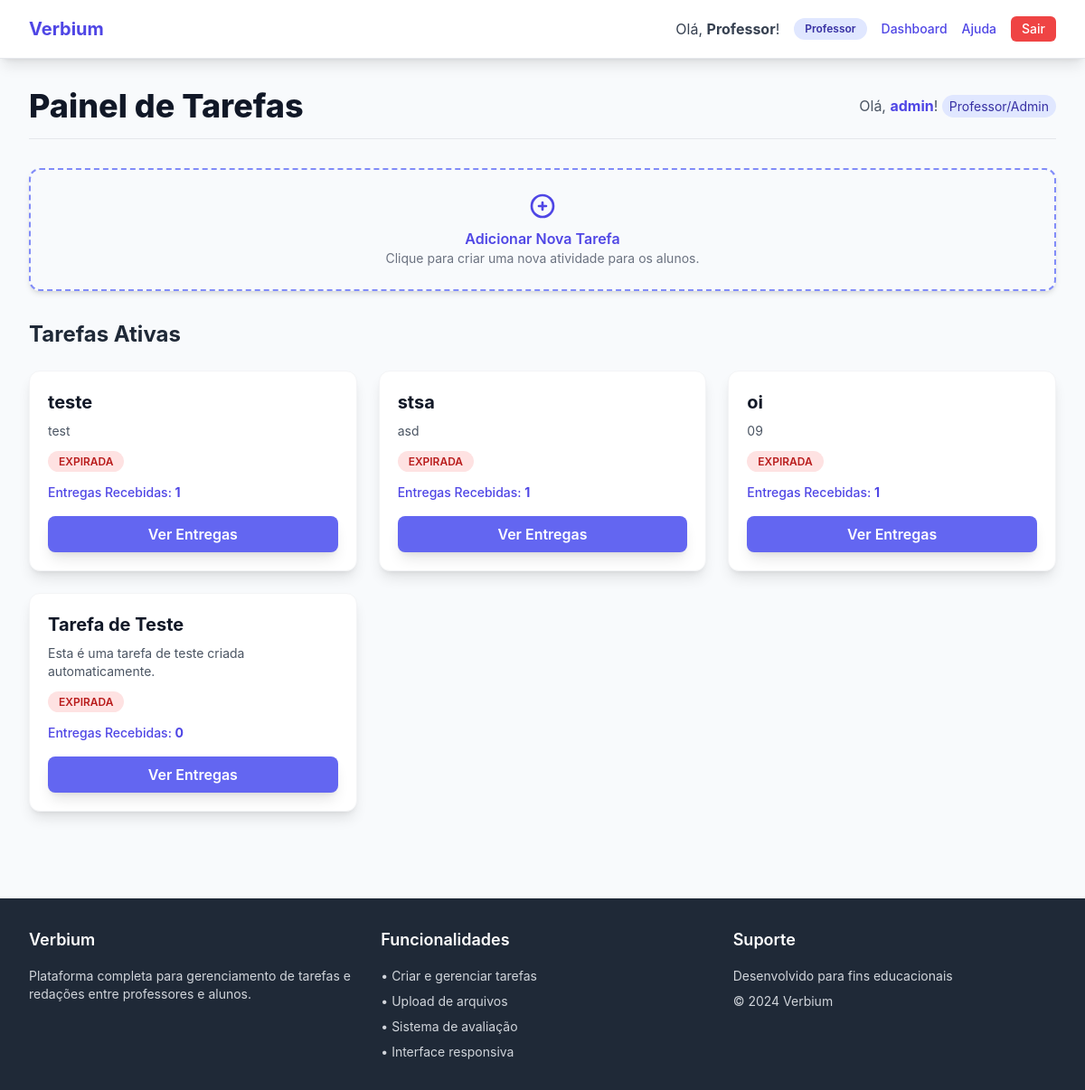
The app's page /tarefas/ (signed in) with its own data.
### tarefas/models.py (models this page shows, shortened)
class Tarefa(models.Model):
    professor = models.ForeignKey(User, on_delete=models.CASCADE,
                                  limit_choices_to={'is_superuser': True},
                                  related_name='tarefas_criadas',
                                  verbose_name='Professor')
    alunos_especificos = models.ManyToManyField(User,
                                                limit_choices_to={'is_superuser': False},
                                                related_name='tarefas_especificas',
                                                blank=True,
                                                verbose_name='Alunos Específicos')
    titulo = models.CharField(max_length=200, verbose_name='Título')
    descricao = models.TextField(verbose_name='Descrição')
    data_publicacao = models.DateTimeField(default=timezone.now, verbose_name='Publicado em')
    data_expiracao = models.DateTimeField(verbose_name='Data de Expiração')
    ativa = models.BooleanField(default=True, verbose_name='Ativa')
    class Meta:
        verbose_name = 'Tarefa'
        verbose_name_plural = 'Tarefas'
        ordering = ['data_expiracao']
    def is_expired(self, data_comparacao=None):
        if data_comparacao:
            return self.data_expiracao < data_comparacao
        return self.data_expiracao < timezone.now()

### tarefas/views.py (the view, shortened to what this page needs)
# urls.py: path('tarefas/', views.lista_tarefas, name='lista_tarefas'),
@login_required
def lista_tarefas(request):
    if request.user.is_superuser:
        tarefas_query = Tarefa.objects.filter(professor=request.user, ativa=True).order_by('data_expiracao')
    lista_de_tarefas = []
    for tarefa in tarefas_query:
        dados_tarefa = {
            'id': tarefa.id,
            'titulo': tarefa.titulo,
            'descricao': tarefa.descricao,
            'data_expiracao': tarefa.data_expiracao,
            'is_expired': tarefa.is_expired(),
        }
        if not request.user.is_superuser:
            entrega = Entrega.objects.filter(tarefa=tarefa, aluno=request.user).first()
            dados_tarefa['entregue'] = entrega is not None
            dados_tarefa['data_entrega_aluno'] = entrega.data_entrega if entrega else None
            dados_tarefa['nota'] = entrega.nota if entrega else None
            dados_tarefa['status'] = entrega.status if entrega else None
            dados_tarefa['num_entregas'] = 0 # Não relevante para o aluno
        else:
            num_entregas = tarefa.entregas.count()
            dados_tarefa['entregue'] = False # Professor não entrega
            dados_tarefa['num_entregas'] = num_entregas # Professor vê a contagem
        lista_de_tarefas.append(dados_tarefa)
    context = {
        'tarefas': lista_de_tarefas,
        'now': timezone.now(),
    }
    return render(request, 'tarefas/lista_tarefas.html', context)

### templates/tarefas/lista_tarefas.html (shortened to what this page needs)
{% extends 'base.html' %}
{% load static %}
{% block content %}
<div class="max-w-7xl mx-auto px-4 sm:px-6 lg:px-8 py-8">
    <header class="flex flex-col sm:flex-row justify-between items-start sm:items-center mb-8 border-b pb-4">
        <h1 class="text-4xl font-extrabold text-gray-900">
            Painel de Tarefas
        </h1>
        <p class="text-gray-600 mt-2 sm:mt-0">
            Olá, <span class="font-bold text-indigo-600">{{ user.username }}</span>!
            {% if user.is_superuser %}
                <span class="text-sm px-2 py-1 bg-indigo-100 text-indigo-800 rounded-full">Professor/Admin</span>
            {% else %}
                <span class="text-sm px-2 py-1 bg-green-100 text-green-800 rounded-full">Aluno</span>
            {% endif %}
        </p>
    </header>
    {% if user.is_superuser %}
    <div class="mb-8">
        <a href="{% url 'tarefas:criar_tarefa' %}" class="block p-6 border-2 border-dashed border-indigo-400 rounded-xl text-center hover:bg-indigo-50 transition duration-300 shadow-md">
            <svg class="w-8 h-8 mx-auto text-indigo-600 mb-2" fill="none" stroke="currentColor" viewBox="0 0 24 24" xmlns="http://www.w3.org/2000/svg"><path stroke-linecap="round" stroke-linejoin="round" stroke-width="2" d="M12 9v3m0 0v3m0-3h3m-3 0H9m12 0a9 9 0 11-18 0 9 9 0 0118 0z"></path></svg>
            <span class="font-semibold text-indigo-600">Adicionar Nova Tarefa</span>
            <p class="text-sm text-gray-500">Clique para criar uma nova atividade para os alunos.</p>
        </a>
    </div>
    {% endif %}
    <h2 class="text-2xl font-bold text-gray-800 mb-6">Tarefas Ativas</h2>
    <div class="grid grid-cols-1 md:grid-cols-2 lg:grid-cols-3 gap-6">
        {% for tarefa in tarefas %}
        <div class="bg-white rounded-xl shadow-lg border border-gray-100 overflow-hidden transform hover:scale-[1.01] transition duration-300">
            <div class="p-5">
                <h3 class="text-xl font-bold mb-2 text-gray-900">{{ tarefa.titulo }}</h3>
                <p class="text-gray-600 text-sm mb-4">{{ tarefa.descricao|truncatechars:100 }}</p>
                <div class="text-xs font-semibold mb-4">
                    {% if tarefa.is_expired %}
                        <span class="px-3 py-1 bg-red-100 text-red-700 rounded-full">EXPIRADA</span>
                    {% else %}
                        <span class="px-3 py-1 bg-gray-100 text-gray-700 rounded-full">Expira em: {{ tarefa.data_expiracao|date:"d/m/Y H:i" }}</span>
                    {% endif %}
                </div>
                {% if user.is_superuser %}
                    <p class="text-sm font-medium text-indigo-600 mb-4">
                        Entregas Recebidas: <span class="font-bold">{{ tarefa.num_entregas|default:0 }}</span>
                    </p>
                    <a href="{% url 'tarefas:detalhe_tarefa_entrega' tarefa.id %}" class="block text-center mt-4 bg-indigo-500 hover:bg-indigo-600 text-white font-semibold py-2 px-4 rounded-lg transition duration-200 shadow-lg">
                        Ver Entregas
                    </a>
                {% endif %}
            </div>
        </div>
        {% endfor %}
    </div>
</div>
{% endblock %}

### templates/base.html (shortened to what this page needs)
<!DOCTYPE html>
<html lang="pt-br">
<head>
    <script src="https://cdn.tailwindcss.com"></script>
</head>
<body class="min-h-screen">
    <nav class="bg-white shadow-lg border-b">
        <div class="max-w-7xl mx-auto px-4 sm:px-6 lg:px-8">
            <div class="flex justify-between h-16">
                <div class="flex items-center">
                    <a href="{% url 'tarefas:home' %}" class="text-xl font-bold text-indigo-600 hover:text-indigo-800 transition duration-150">Verbium</a>
                </div>
                <div class="flex items-center space-x-4">
                    {% if user.is_authenticated %}
                        <span class="text-gray-700">Olá, <strong>{{ user.first_name|default:user.username }}</strong>!</span>
                        {% if user.is_superuser %}
                            <span class="px-3 py-1 bg-indigo-100 text-indigo-800 rounded-full text-xs font-semibold">Professor</span>
                            <a href="{% url 'tarefas:dashboard' %}" class="text-indigo-600 hover:text-indigo-800 font-medium text-sm">Dashboard</a>
                            <a href="{% url 'tarefas:ajuda' %}" class="text-indigo-600 hover:text-indigo-800 font-medium text-sm">Ajuda</a>
                        {% endif %}
                        <a href="{% url 'tarefas:logout' %}" class="bg-red-500 hover:bg-red-600 text-white px-3 py-1 rounded-md text-sm font-medium transition duration-150">Sair</a>
                    {% else %}
                        <a href="/auth/login/" class="bg-indigo-600 hover:bg-indigo-700 text-white px-4 py-2 rounded-md font-medium transition duration-150">Entrar</a>
                    {% endif %}
                </div>
            </div>
        </div>
    </nav>
    <main>
        {% block content %}
        {% endblock %}
    </main>
    <footer class="bg-gray-800 text-white py-8 mt-16">
        <div class="max-w-7xl mx-auto px-4 sm:px-6 lg:px-8">
            <div class="grid grid-cols-1 md:grid-cols-3 gap-8">
                <div>
                    <h3 class="text-lg font-semibold mb-4">Verbium</h3>
                    <p class="text-gray-300 text-sm">Plataforma completa para gerenciamento de tarefas e redações entre professores e alunos.</p>
                </div>
                <div>
                    <h3 class="text-lg font-semibold mb-4">Funcionalidades</h3>
                    <ul class="text-gray-300 text-sm space-y-2">
                        <li>• Criar e gerenciar tarefas</li>
                        <li>• Upload de arquivos</li>
                        <li>• Sistema de avaliação</li>
                        <li>• Interface responsiva</li>
                    </ul>
                </div>
                <div>
                    <h3 class="text-lg font-semibold mb-4">Suporte</h3>
                    <p class="text-gray-300 text-sm mb-2">Desenvolvido para fins educacionais</p>
                    <p class="text-gray-300 text-sm">&copy; 2024 Verbium</p>
                </div>
            </div>
        </div>
    </footer>
</body>
</html>

### templates/base.html (style rules this page uses)
body { background-color: #f8fafc; font-family: 'Inter', -apple-system, BlinkMacSystemFont, sans-serif; }

### records on screen
Tarefa: titulo "teste", descricao "test"
Tarefa: titulo "stsa", descricao "asd"
Tarefa: titulo "oi", descricao "09"
Tarefa: titulo "Tarefa de Teste", descricao "Esta é uma tarefa de teste criada automaticamente."

### other values on screen
{{ user.first_name|default:user.username }} "Professor"
{{ user.username }} "admin"
{{ tarefa.num_entregas|default:0 }} "1" "1" "1" "0"
